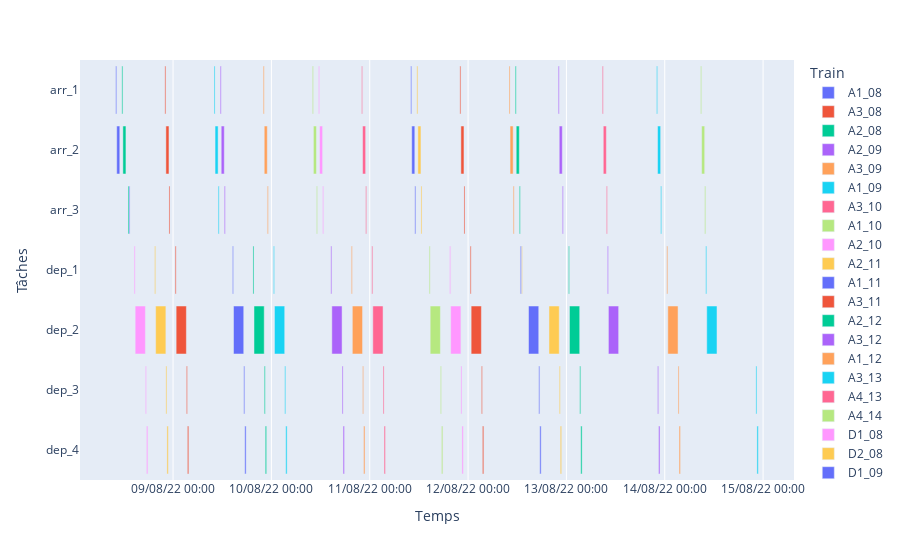

The code cell stored with this chart in its notebook:
### Code cell
visualisation_gantt(t_arr,t_dep).show()

### Figure 1 — Plotly figure (JSON) as saved in the notebook; plotly's stock layout.template omitted (floating-point values rounded to 4 significant figures)
{"data": [{"base": ["2022-08-08T10:00:00.000000000", "2022-08-08T10:15:00.000000000", "2022-08-08T13:15:00.000000000"], "hovertemplate": "Train=A1_08<br>Start=%{base}<br>Finish=%{x}<br>Tâches=%{y}<extra></extra>", "legendgroup": "A1_08", "marker": {"color": "#636efa", "pattern": {"shape": ""}}, "name": "A1_08", "orientation": "h", "showlegend": true, "textposition": "auto", "type": "bar", "x": [900000, 2700000, 900000], "xaxis": "x", "y": ["arr_1", "arr_2", "arr_3"], "yaxis": "y"}, {"base": ["2022-08-08T22:00:00.000000000", "2022-08-08T22:15:00.000000000", "2022-08-08T23:00:00.000000000"], "hovertemplate": "Train=A3_08<br>Start=%{base}<br>Finish=%{x}<br>Tâches=%{y}<extra></extra>", "legendgroup": "A3_08", "marker": {"color": "#EF553B", "pattern": {"shape": ""}}, "name": "A3_08", "orientation": "h", "showlegend": true, "textposition": "auto", "type": "bar", "x": [900000, 2700000, 900000], "xaxis": "x", "y": ["arr_1", "arr_2", "arr_3"], "yaxis": "y"}, {"base": ["2022-08-08T11:30:00.000000000", "2022-08-08T11:45:00.000000000", "2022-08-08T13:00:00.000000000"], "hovertemplate": "Train=A2_08<br>Start=%{base}<br>Finish=%{x}<br>Tâches=%{y}<extra></extra>", "legendgroup": "A2_08", "marker": {"color": "#00cc96", "pattern": {"shape": ""}}, "name": "A2_08", "orientation": "h", "showlegend": true, "textposition": "auto", "type": "bar", "x": [900000, 2700000, 900000], "xaxis": "x", "y": ["arr_1", "arr_2", "arr_3"], "yaxis": "y"}, {"base": ["2022-08-09T11:30:00.000000000", "2022-08-09T11:45:00.000000000", "2022-08-09T12:30:00.000000000"], "hovertemplate": "Train=A2_09<br>Start=%{base}<br>Finish=%{x}<br>Tâches=%{y}<extra></extra>", "legendgroup": "A2_09", "marker": {"color": "#ab63fa", "pattern": {"shape": ""}}, "name": "A2_09", "orientation": "h", "showlegend": true, "textposition": "auto", "type": "bar", "x": [900000, 2700000, 900000], "xaxis": "x", "y": ["arr_1", "arr_2", "arr_3"], "yaxis": "y"}, {"base": ["2022-08-09T22:00:00.000000000", "2022-08-09T22:15:00.000000000", "2022-08-09T23:00:00.000000000"], "hovertemplate": "Train=A3_09<br>Start=%{base}<br>Finish=%{x}<br>Tâches=%{y}<extra></extra>", "legendgroup": "A3_09", "marker": {"color": "#FFA15A", "pattern": {"shape": ""}}, "name": "A3_09", "orientation": "h", "showlegend": true, "textposition": "auto", "type": "bar", "x": [900000, 2700000, 900000], "xaxis": "x", "y": ["arr_1", "arr_2", "arr_3"], "yaxis": "y"}, {"base": ["2022-08-09T10:00:00.000000000", "2022-08-09T10:15:00.000000000", "2022-08-09T11:00:00.000000000"], "hovertemplate": "Train=A1_09<br>Start=%{base}<br>Finish=%{x}<br>Tâches=%{y}<extra></extra>", "legendgroup": "A1_09", "marker": {"color": "#19d3f3", "pattern": {"shape": ""}}, "name": "A1_09", "orientation": "h", "showlegend": true, "textposition": "auto", "type": "bar", "x": [900000, 2700000, 900000], "xaxis": "x", "y": ["arr_1", "arr_2", "arr_3"], "yaxis": "y"}, {"base": ["2022-08-10T22:00:00.000000000", "2022-08-10T22:15:00.000000000", "2022-08-10T23:00:00.000000000"], "hovertemplate": "Train=A3_10<br>Start=%{base}<br>Finish=%{x}<br>Tâches=%{y}<extra></extra>", "legendgroup": "A3_10", "marker": {"color": "#FF6692", "pattern": {"shape": ""}}, "name": "A3_10", "orientation": "h", "showlegend": true, "textposition": "auto", "type": "bar", "x": [900000, 2700000, 900000], "xaxis": "x", "y": ["arr_1", "arr_2", "arr_3"], "yaxis": "y"}, {"base": ["2022-08-10T10:00:00.000000000", "2022-08-10T10:15:00.000000000", "2022-08-10T11:00:00.000000000"], "hovertemplate": "Train=A1_10<br>Start=%{base}<br>Finish=%{x}<br>Tâches=%{y}<extra></extra>", "legendgroup": "A1_10", "marker": {"color": "#B6E880", "pattern": {"shape": ""}}, "name": "A1_10", "orientation": "h", "showlegend": true, "textposition": "auto", "type": "bar", "x": [900000, 2700000, 900000], "xaxis": "x", "y": ["arr_1", "arr_2", "arr_3"], "yaxis": "y"}, {"base": ["2022-08-10T11:30:00.000000000", "2022-08-10T11:45:00.000000000", "2022-08-10T12:30:00.000000000"], "hovertemplate": "Train=A2_10<br>Start=%{base}<br>Finish=%{x}<br>Tâches=%{y}<extra></extra>", "legendgroup": "A2_10", "marker": {"color": "#FF97FF", "pattern": {"shape": ""}}, "name": "A2_10", "orientation": "h", "showlegend": true, "textposition": "auto", "type": "bar", "x": [900000, 2700000, 900000], "xaxis": "x", "y": ["arr_1", "arr_2", "arr_3"], "yaxis": "y"}, {"base": ["2022-08-11T11:30:00.000000000", "2022-08-11T11:45:00.000000000", "2022-08-11T12:30:00.000000000"], "hovertemplate": "Train=A2_11<br>Start=%{base}<br>Finish=%{x}<br>Tâches=%{y}<extra></extra>", "legendgroup": "A2_11", "marker": {"color": "#FECB52", "pattern": {"shape": ""}}, "name": "A2_11", "orientation": "h", "showlegend": true, "textposition": "auto", "type": "bar", "x": [900000, 2700000, 900000], "xaxis": "x", "y": ["arr_1", "arr_2", "arr_3"], "yaxis": "y"}, {"base": ["2022-08-11T10:00:00.000000000", "2022-08-11T10:15:00.000000000", "2022-08-11T11:00:00.000000000"], "hovertemplate": "Train=A1_11<br>Start=%{base}<br>Finish=%{x}<br>Tâches=%{y}<extra></extra>", "legendgroup": "A1_11", "marker": {"color": "#636efa", "pattern": {"shape": ""}}, "name": "A1_11", "orientation": "h", "showlegend": true, "textposition": "auto", "type": "bar", "x": [900000, 2700000, 900000], "xaxis": "x", "y": ["arr_1", "arr_2", "arr_3"], "yaxis": "y"}, {"base": ["2022-08-11T22:00:00.000000000", "2022-08-11T22:15:00.000000000", "2022-08-11T23:00:00.000000000"], "hovertemplate": "Train=A3_11<br>Start=%{base}<br>Finish=%{x}<br>Tâches=%{y}<extra></extra>", "legendgroup": "A3_11", "marker": {"color": "#EF553B", "pattern": {"shape": ""}}, "name": "A3_11", "orientation": "h", "showlegend": true, "textposition": "auto", "type": "bar", "x": [900000, 2700000, 900000], "xaxis": "x", "y": ["arr_1", "arr_2", "arr_3"], "yaxis": "y"}, {"base": ["2022-08-12T11:30:00.000000000", "2022-08-12T11:45:00.000000000", "2022-08-12T12:30:00.000000000"], "hovertemplate": "Train=A2_12<br>Start=%{base}<br>Finish=%{x}<br>Tâches=%{y}<extra></extra>", "legendgroup": "A2_12", "marker": {"color": "#00cc96", "pattern": {"shape": ""}}, "name": "A2_12", "orientation": "h", "showlegend": true, "textposition": "auto", "type": "bar", "x": [900000, 2700000, 900000], "xaxis": "x", "y": ["arr_1", "arr_2", "arr_3"], "yaxis": "y"}, {"base": ["2022-08-12T22:00:00.000000000", "2022-08-12T22:15:00.000000000", "2022-08-12T23:00:00.000000000"], "hovertemplate": "Train=A3_12<br>Start=%{base}<br>Finish=%{x}<br>Tâches=%{y}<extra></extra>", "legendgroup": "A3_12", "marker": {"color": "#ab63fa", "pattern": {"shape": ""}}, "name": "A3_12", "orientation": "h", "showlegend": true, "textposition": "auto", "type": "bar", "x": [900000, 2700000, 900000], "xaxis": "x", "y": ["arr_1", "arr_2", "arr_3"], "yaxis": "y"}, {"base": ["2022-08-12T10:00:00.000000000", "2022-08-12T10:15:00.000000000", "2022-08-12T11:00:00.000000000"], "hovertemplate": "Train=A1_12<br>Start=%{base}<br>Finish=%{x}<br>Tâches=%{y}<extra></extra>", "legendgroup": "A1_12", "marker": {"color": "#FFA15A", "pattern": {"shape": ""}}, "name": "A1_12", "orientation": "h", "showlegend": true, "textposition": "auto", "type": "bar", "x": [900000, 2700000, 900000], "xaxis": "x", "y": ["arr_1", "arr_2", "arr_3"], "yaxis": "y"}, {"base": ["2022-08-13T22:00:00.000000000", "2022-08-13T22:15:00.000000000", "2022-08-13T23:00:00.000000000"], "hovertemplate": "Train=A3_13<br>Start=%{base}<br>Finish=%{x}<br>Tâches=%{y}<extra></extra>", "legendgroup": "A3_13", "marker": {"color": "#19d3f3", "pattern": {"shape": ""}}, "name": "A3_13", "orientation": "h", "showlegend": true, "textposition": "auto", "type": "bar", "x": [900000, 2700000, 900000], "xaxis": "x", "y": ["arr_1", "arr_2", "arr_3"], "yaxis": "y"}, {"base": ["2022-08-13T08:45:00.000000000", "2022-08-13T09:00:00.000000000", "2022-08-13T09:45:00.000000000"], "hovertemplate": "Train=A4_13<br>Start=%{base}<br>Finish=%{x}<br>Tâches=%{y}<extra></extra>", "legendgroup": "A4_13", "marker": {"color": "#FF6692", "pattern": {"shape": ""}}, "name": "A4_13", "orientation": "h", "showlegend": true, "textposition": "auto", "type": "bar", "x": [900000, 2700000, 900000], "xaxis": "x", "y": ["arr_1", "arr_2", "arr_3"], "yaxis": "y"}, {"base": ["2022-08-14T08:45:00.000000000", "2022-08-14T09:00:00.000000000", "2022-08-14T09:45:00.000000000"], "hovertemplate": "Train=A4_14<br>Start=%{base}<br>Finish=%{x}<br>Tâches=%{y}<extra></extra>", "legendgroup": "A4_14", "marker": {"color": "#B6E880", "pattern": {"shape": ""}}, "name": "A4_14", "orientation": "h", "showlegend": true, "textposition": "auto", "type": "bar", "x": [900000, 2700000, 900000], "xaxis": "x", "y": ["arr_1", "arr_2", "arr_3"], "yaxis": "y"}, {"base": ["2022-08-08T14:30:00.000000000", "2022-08-08T14:45:00.000000000", "2022-08-08T17:15:00.000000000", "2022-08-08T17:30:00.000000000"], "hovertemplate": "Train=D1_08<br>Start=%{base}<br>Finish=%{x}<br>Tâches=%{y}<extra></extra>", "legendgroup": "D1_08", "marker": {"color": "#FF97FF", "pattern": {"shape": ""}}, "name": "D1_08", "orientation": "h", "showlegend": true, "textposition": "auto", "type": "bar", "x": [900000, 9000000, 900000, 1200000], "xaxis": "x", "y": ["dep_1", "dep_2", "dep_3", "dep_4"], "yaxis": "y"}, {"base": ["2022-08-08T19:30:00.000000000", "2022-08-08T19:45:00.000000000", "2022-08-08T22:15:00.000000000", "2022-08-08T22:30:00.000000000"], "hovertemplate": "Train=D2_08<br>Start=%{base}<br>Finish=%{x}<br>Tâches=%{y}<extra></extra>", "legendgroup": "D2_08", "marker": {"color": "#FECB52", "pattern": {"shape": ""}}, "name": "D2_08", "orientation": "h", "showlegend": true, "textposition": "auto", "type": "bar", "x": [900000, 9000000, 900000, 1200000], "xaxis": "x", "y": ["dep_1", "dep_2", "dep_3", "dep_4"], "yaxis": "y"}, {"base": ["2022-08-09T14:30:00.000000000", "2022-08-09T14:45:00.000000000", "2022-08-09T17:15:00.000000000", "2022-08-09T17:30:00.000000000"], "hovertemplate": "Train=D1_09<br>Start=%{base}<br>Finish=%{x}<br>Tâches=%{y}<extra></extra>", "legendgroup": "D1_09", "marker": {"color": "#636efa", "pattern": {"shape": ""}}, "name": "D1_09", "orientation": "h", "showlegend": true, "textposition": "auto", "type": "bar", "x": [900000, 9000000, 900000, 1200000], "xaxis": "x", "y": ["dep_1", "dep_2", "dep_3", "dep_4"], "yaxis": "y"}, {"base": ["2022-08-09T00:30:00.000000000", "2022-08-09T00:45:00.000000000", "2022-08-09T03:15:00.000000000", "2022-08-09T03:30:00.000000000"], "hovertemplate": "Train=D3_09<br>Start=%{base}<br>Finish=%{x}<br>Tâches=%{y}<extra></extra>", "legendgroup": "D3_09", "marker": {"color": "#EF553B", "pattern": {"shape": ""}}, "name": "D3_09", "orientation": "h", "showlegend": true, "textposition": "auto", "type": "bar", "x": [900000, 9000000, 900000, 1200000], "xaxis": "x", "y": ["dep_1", "dep_2", "dep_3", "dep_4"], "yaxis": "y"}, {"base": ["2022-08-09T19:30:00.000000000", "2022-08-09T19:45:00.000000000", "2022-08-09T22:15:00.000000000", "2022-08-09T22:30:00.000000000"], "hovertemplate": "Train=D2_09<br>Start=%{base}<br>Finish=%{x}<br>Tâches=%{y}<extra></extra>", "legendgroup": "D2_09", "marker": {"color": "#00cc96", "pattern": {"shape": ""}}, "name": "D2_09", "orientation": "h", "showlegend": true, "textposition": "auto", "type": "bar", "x": [900000, 9000000, 900000, 1200000], "xaxis": "x", "y": ["dep_1", "dep_2", "dep_3", "dep_4"], "yaxis": "y"}, {"base": ["2022-08-10T14:30:00.000000000", "2022-08-10T14:45:00.000000000", "2022-08-10T17:15:00.000000000", "2022-08-10T17:30:00.000000000"], "hovertemplate": "Train=D1_10<br>Start=%{base}<br>Finish=%{x}<br>Tâches=%{y}<extra></extra>", "legendgroup": "D1_10", "marker": {"color": "#ab63fa", "pattern": {"shape": ""}}, "name": "D1_10", "orientation": "h", "showlegend": true, "textposition": "auto", "type": "bar", "x": [900000, 9000000, 900000, 1200000], "xaxis": "x", "y": ["dep_1", "dep_2", "dep_3", "dep_4"], "yaxis": "y"}, {"base": ["2022-08-10T19:30:00.000000000", "2022-08-10T19:45:00.000000000", "2022-08-10T22:15:00.000000000", "2022-08-10T22:30:00.000000000"], "hovertemplate": "Train=D2_10<br>Start=%{base}<br>Finish=%{x}<br>Tâches=%{y}<extra></extra>", "legendgroup": "D2_10", "marker": {"color": "#FFA15A", "pattern": {"shape": ""}}, "name": "D2_10", "orientation": "h", "showlegend": true, "textposition": "auto", "type": "bar", "x": [900000, 9000000, 900000, 1200000], "xaxis": "x", "y": ["dep_1", "dep_2", "dep_3", "dep_4"], "yaxis": "y"}, {"base": ["2022-08-10T00:30:00.000000000", "2022-08-10T00:45:00.000000000", "2022-08-10T03:15:00.000000000", "2022-08-10T03:30:00.000000000"], "hovertemplate": "Train=D3_10<br>Start=%{base}<br>Finish=%{x}<br>Tâches=%{y}<extra></extra>", "legendgroup": "D3_10", "marker": {"color": "#19d3f3", "pattern": {"shape": ""}}, "name": "D3_10", "orientation": "h", "showlegend": true, "textposition": "auto", "type": "bar", "x": [900000, 9000000, 900000, 1200000], "xaxis": "x", "y": ["dep_1", "dep_2", "dep_3", "dep_4"], "yaxis": "y"}, {"base": ["2022-08-11T00:30:00.000000000", "2022-08-11T00:45:00.000000000", "2022-08-11T03:15:00.000000000", "2022-08-11T03:30:00.000000000"], "hovertemplate": "Train=D3_11<br>Start=%{base}<br>Finish=%{x}<br>Tâches=%{y}<extra></extra>", "legendgroup": "D3_11", "marker": {"color": "#FF6692", "pattern": {"shape": ""}}, "name": "D3_11", "orientation": "h", "showlegend": true, "textposition": "auto", "type": "bar", "x": [900000, 9000000, 900000, 1200000], "xaxis": "x", "y": ["dep_1", "dep_2", "dep_3", "dep_4"], "yaxis": "y"}, {"base": ["2022-08-11T14:30:00.000000000", "2022-08-11T14:45:00.000000000", "2022-08-11T17:15:00.000000000", "2022-08-11T17:30:00.000000000"], "hovertemplate": "Train=D1_11<br>Start=%{base}<br>Finish=%{x}<br>Tâches=%{y}<extra></extra>", "legendgroup": "D1_11", "marker": {"color": "#B6E880", "pattern": {"shape": ""}}, "name": "D1_11", "orientation": "h", "showlegend": true, "textposition": "auto", "type": "bar", "x": [900000, 9000000, 900000, 1200000], "xaxis": "x", "y": ["dep_1", "dep_2", "dep_3", "dep_4"], "yaxis": "y"}, {"base": ["2022-08-11T19:30:00.000000000", "2022-08-11T19:45:00.000000000", "2022-08-11T22:15:00.000000000", "2022-08-11T22:30:00.000000000"], "hovertemplate": "Train=D2_11<br>Start=%{base}<br>Finish=%{x}<br>Tâches=%{y}<extra></extra>", "legendgroup": "D2_11", "marker": {"color": "#FF97FF", "pattern": {"shape": ""}}, "name": "D2_11", "orientation": "h", "showlegend": true, "textposition": "auto", "type": "bar", "x": [900000, 9000000, 900000, 1200000], "xaxis": "x", "y": ["dep_1", "dep_2", "dep_3", "dep_4"], "yaxis": "y"}, {"base": ["2022-08-12T13:00:00.000000000", "2022-08-12T19:45:00.000000000", "2022-08-12T22:15:00.000000000", "2022-08-12T22:30:00.000000000"], "hovertemplate": "Train=D2_12<br>Start=%{base}<br>Finish=%{x}<br>Tâches=%{y}<extra></extra>", "legendgroup": "D2_12", "marker": {"color": "#FECB52", "pattern": {"shape": ""}}, "name": "D2_12", "orientation": "h", "showlegend": true, "textposition": "auto", "type": "bar", "x": [900000, 9000000, 900000, 1200000], "xaxis": "x", "y": ["dep_1", "dep_2", "dep_3", "dep_4"], "yaxis": "y"}, {"base": ["2022-08-12T12:45:00.000000000", "2022-08-12T14:45:00.000000000", "2022-08-12T17:15:00.000000000", "2022-08-12T17:30:00.000000000"], "hovertemplate": "Train=D1_12<br>Start=%{base}<br>Finish=%{x}<br>Tâches=%{y}<extra></extra>", "legendgroup": "D1_12", "marker": {"color": "#636efa", "pattern": {"shape": ""}}, "name": "D1_12", "orientation": "h", "showlegend": true, "textposition": "auto", "type": "bar", "x": [900000, 9000000, 900000, 1200000], "xaxis": "x", "y": ["dep_1", "dep_2", "dep_3", "dep_4"], "yaxis": "y"}, {"base": ["2022-08-12T00:30:00.000000000", "2022-08-12T00:45:00.000000000", "2022-08-12T03:15:00.000000000", "2022-08-12T03:30:00.000000000"], "hovertemplate": "Train=D3_12<br>Start=%{base}<br>Finish=%{x}<br>Tâches=%{y}<extra></extra>", "legendgroup": "D3_12", "marker": {"color": "#EF553B", "pattern": {"shape": ""}}, "name": "D3_12", "orientation": "h", "showlegend": true, "textposition": "auto", "type": "bar", "x": [900000, 9000000, 900000, 1200000], "xaxis": "x", "y": ["dep_1", "dep_2", "dep_3", "dep_4"], "yaxis": "y"}, {"base": ["2022-08-13T00:30:00.000000000", "2022-08-13T00:45:00.000000000", "2022-08-13T03:15:00.000000000", "2022-08-13T03:30:00.000000000"], "hovertemplate": "Train=D3_13<br>Start=%{base}<br>Finish=%{x}<br>Tâches=%{y}<extra></extra>", "legendgroup": "D3_13", "marker": {"color": "#00cc96", "pattern": {"shape": ""}}, "name": "D3_13", "orientation": "h", "showlegend": true, "textposition": "auto", "type": "bar", "x": [900000, 9000000, 900000, 1200000], "xaxis": "x", "y": ["dep_1", "dep_2", "dep_3", "dep_4"], "yaxis": "y"}, {"base": ["2022-08-13T10:00:00.000000000", "2022-08-13T10:15:00.000000000", "2022-08-13T22:15:00.000000000", "2022-08-13T22:30:00.000000000"], "hovertemplate": "Train=D4_13<br>Start=%{base}<br>Finish=%{x}<br>Tâches=%{y}<extra></extra>", "legendgroup": "D4_13", "marker": {"color": "#ab63fa", "pattern": {"shape": ""}}, "name": "D4_13", "orientation": "h", "showlegend": true, "textposition": "auto", "type": "bar", "x": [900000, 9000000, 900000, 1200000], "xaxis": "x", "y": ["dep_1", "dep_2", "dep_3", "dep_4"], "yaxis": "y"}, {"base": ["2022-08-14T00:30:00.000000000", "2022-08-14T00:45:00.000000000", "2022-08-14T03:15:00.000000000", "2022-08-14T03:30:00.000000000"], "hovertemplate": "Train=D3_14<br>Start=%{base}<br>Finish=%{x}<br>Tâches=%{y}<extra></extra>", "legendgroup": "D3_14", "marker": {"color": "#FFA15A", "pattern": {"shape": ""}}, "name": "D3_14", "orientation": "h", "showlegend": true, "textposition": "auto", "type": "bar", "x": [900000, 9000000, 900000, 1200000], "xaxis": "x", "y": ["dep_1", "dep_2", "dep_3", "dep_4"], "yaxis": "y"}, {"base": ["2022-08-14T10:00:00.000000000", "2022-08-14T10:15:00.000000000", "2022-08-14T22:15:00.000000000", "2022-08-14T22:30:00.000000000"], "hovertemplate": "Train=D4_14<br>Start=%{base}<br>Finish=%{x}<br>Tâches=%{y}<extra></extra>", "legendgroup": "D4_14", "marker": {"color": "#19d3f3", "pattern": {"shape": ""}}, "name": "D4_14", "orientation": "h", "showlegend": true, "textposition": "auto", "type": "bar", "x": [900000, 9000000, 900000, 1200000], "xaxis": "x", "y": ["dep_1", "dep_2", "dep_3", "dep_4"], "yaxis": "y"}], "layout": {"barmode": "overlay", "legend": {"title": {"text": "Train"}, "tracegroupgap": 0}, "margin": {"t": 60}, "xaxis": {"anchor": "y", "domain": [0, 1], "tickformat": "%d/%m/%y %H:%M", "title": {"text": "Temps"}, "type": "date"}, "yaxis": {"anchor": "x", "categoryarray": ["dep_4", "dep_3", "dep_2", "dep_1", "arr_3", "arr_2", "arr_1"], "categoryorder": "array", "domain": [0, 1], "title": {"text": "Tâches"}}}}
